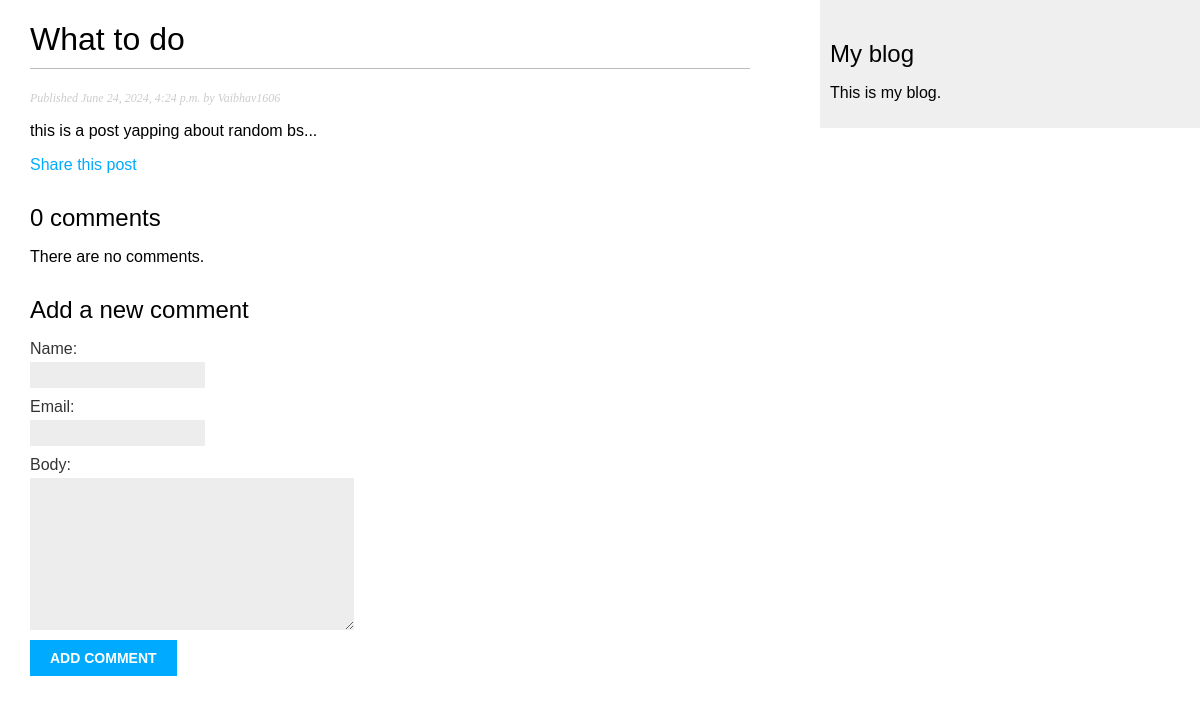
The page /blog/2024/6/24/what-to-do/ on the database as committed earlier.
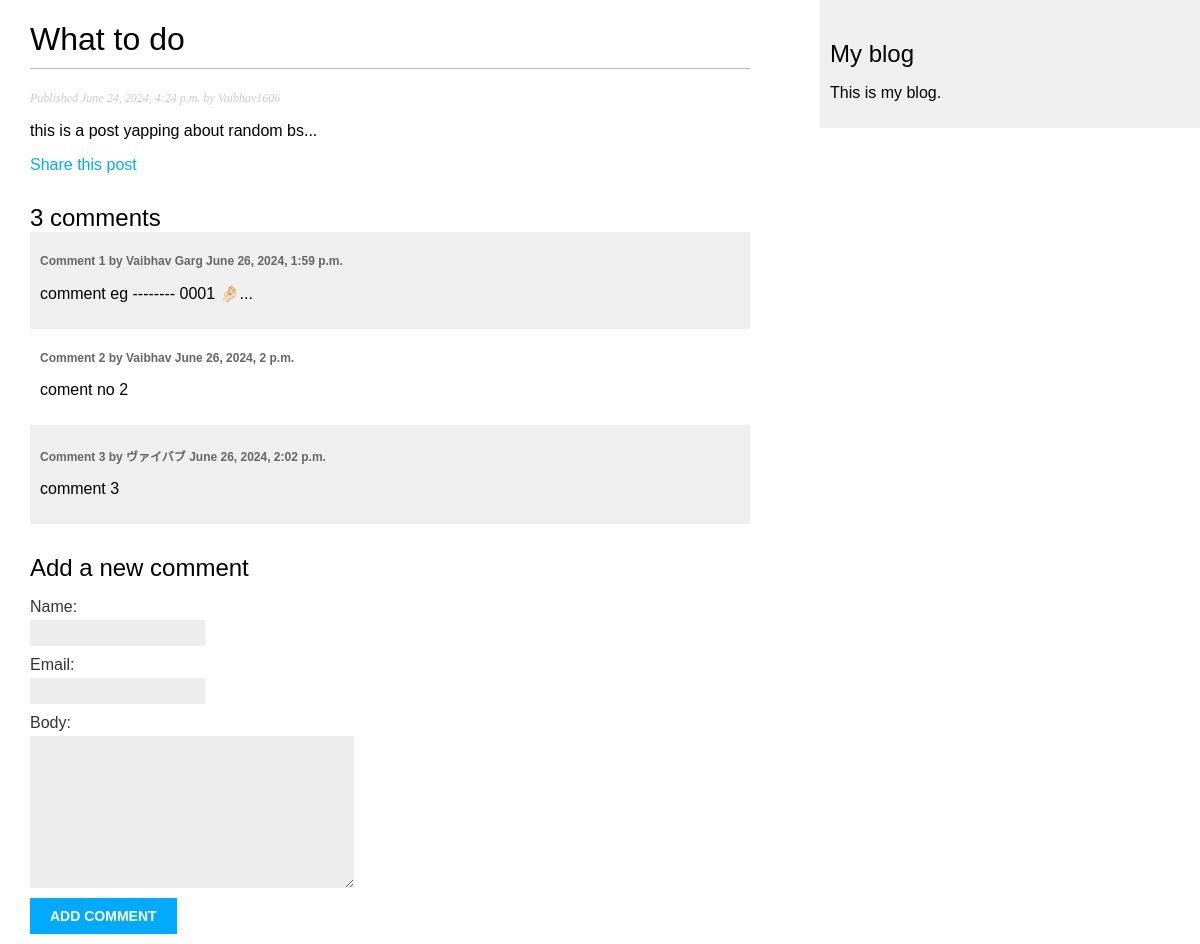
The same page on the database as committed later.
### blog/models.py (models this page shows, shortened)
class Post(models.Model):
    class Status(models.TextChoices):
        DRAFT = 'DF', 'Draft'
        PUBLISHED = 'PB', 'Published'
    title = models.CharField(max_length=250)
    slug = models.SlugField(max_length=250, unique_for_date='publish')                      # makes it unique for publish date, i.e there can be no 2 post with same slug and publish date
    author = models.ForeignKey(User, on_delete=models.CASCADE, related_name='blog_posts')   # on_delete will del all posts when user obj is deleted and
    body = models.TextField()
    publish = models.DateTimeField(default=timezone.now)
    created = models.DateTimeField(auto_now_add=True)   #  the date will be saved automatically when creating an object
    updated = models.DateTimeField(auto_now=True)       #  the date will be updated automatically when saving an object
    status = models.CharField(max_length=2,
                              choices=Status.choices,
                              default=Status.DRAFT)
    objects = models.Manager()
    published = PublishedManager()
    class Meta:
        ordering = ['-publish']     # will order data in reverse order by publish date, i.e new first
        indexes = [
            models.Index(fields=['-publish']),
        ]                           # use to index in database

class Comment(models.Model):
    post = models.ForeignKey(Post, on_delete=models.CASCADE, related_name='comments')
    name = models.CharField(max_length=80)
    email = models.EmailField()
    body = models.TextField()
    created = models.DateTimeField(auto_now_add=True)
    updated = models.DateTimeField(auto_now=True)
    active = models.BooleanField(default=True)
    class Meta:
        ordering = ['created']
        indexes = [
            models.Index(fields=['created'])
        ]

### blog/views.py (the view)
# urls.py: path('<int:year>/<int:month>/<int:day>/<slug:post>/', views.post_detail, name = "post_detail"),
def post_detail(request, year, month, day, post):
    post = get_object_or_404(Post,
                            status = Post.Status.PUBLISHED,
                            slug = post,
                            publish__year=year,
                            publish__month=month,
                            publish__day=day)
    comments = post.comments.filter(active=True)
    form = CommentForm()
    return render(request, 'blog/post/detail.html', {'post': post, 'comments': comments, 'form': form})

### blog/forms.py
class CommentForm(forms.ModelForm):
    class Meta:
        model = Comment
        fields = ['name', 'email', 'body']

### blog/templates/blog/post/detail.html (shortened to what this page needs)
{% extends "blog/base.html" %}
{% block content %}
    <h1>{{ post.title }}</h1>
    <p class="date">
        Published {{ post.publish }} by {{ post.author }}
    </p>
    {{ post.body|linebreaks }}
    <p>
        <a href="{% url "blog:post_share" post.id %}">
            Share this post
        </a>
    </p>
    {% with comments.count as total_comments %}
        <h2>
           {{ total_comments }} comment{{ total_comments|pluralize }}
        </h2>
    {% endwith %}
    {% for comment in comments %}
        <div class="comment">
            <p class="info">
                Comment {{ forloop.counter }} by {{ comment.name }}
                {{ comment.created }}
            </p>
            {{ comment.body|linebreaks }}
        </div>
    {% empty %}
        <p>There are no comments.</p>
    {% endfor %}
    {% include "blog/post/includes/comment_form.html" %}
{% endblock %}

### blog/templates/blog/base.html (shortened to what this page needs)
{% load static %}
<!DOCTYPE html>
<html>
<head>
    <link href="{% static "css/blog.css" %}" rel="stylesheet">
</head>
<body>
    <div id="content">
        {% block content %}
        {% endblock %}
    </div>
    <div id="sidebar">
        <h2>My blog</h2>
        <p>This is my blog.</p>
    </div>
</body>
</html>

### blog/templates/blog/post/includes/comment_form.html (shortened to what this page needs)
<h2>Add a new comment</h2>
<form action="{% url "blog:post_comment" post.id %}" method="post">
    {{ form.as_p }}
    <p><input type="submit" value="Add comment"></p>
</form>

### blog/static/css/blog.css (style rules this page uses)
body { margin:0; padding:0; font-family:helvetica, sans-serif; }
a { color:#00abff; text-decoration:none; }
h1 { font-weight:normal; border-bottom:1px solid #bbb; padding:0 0 10px 0; }
h2 { font-weight:normal; margin:30px 0 0; }
#content { float:left; width:60%; padding:0 0 0 30px; }
#sidebar { float:right; width:30%; padding:10px; background:#efefef; height:100%; }
p.date { color:#ccc; font-family: georgia, serif; font-size: 12px; font-style: italic; }
label { float:left; clear:both; color:#333; margin-bottom:4px; }
input, textarea { clear:both; float:left; margin:0 0 10px; background:#ededed; border:0; padding:6px 10px; font-size:12px; }
input[type=submit] { font-weight:bold; background:#00abff; color:#fff; padding:10px 20px; font-size:14px; text-transform:uppercase; }
.comment { padding:10px; }
.comment:nth-child(even) { background:#efefef; }
.comment .info { font-weight:bold; font-size:12px; color:#666; }

Rows that differ between the two databases and show on the page:
added Comment: name "Vaibhav Garg", created "June 26, 2024, 1:59 p.m.", body "comment eg -------- 0001 🤌🏻..."
added Comment: name "Vaibhav", created "June 26, 2024, 2 p.m.", body "coment no 2"
added Comment: name "ヴァイバブ", created "June 26, 2024, 2:02 p.m.", body "comment 3"
Other text that changed with them:
{{ total_comments }}: "0" → "3"
text no longer shown: "There are no comments."
